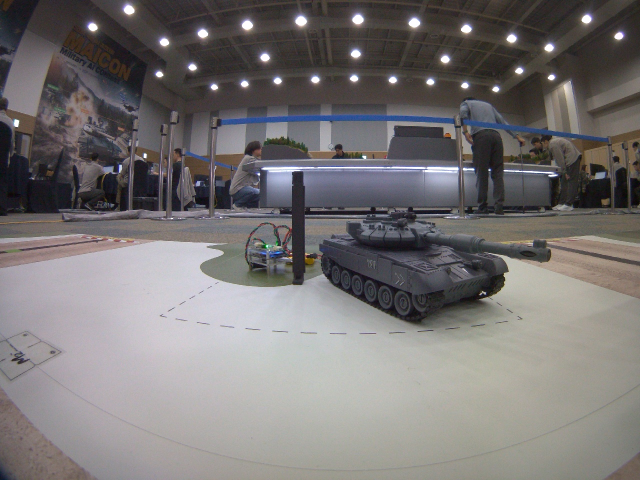
#> input picture OneObjectSection1/a0_e0_at0_et1_b1_o0/a0_e0_at0_et1_b1_o0 (2).jpg, 1280 x 960 px, found by its file name (shown at 1/2 size)
$ python ROI.py
#> lines starting #> are read from the running program, lines starting #| are printed output that depends on the picture

import cv2

# 이미지를 로드
image_path = "calibrated_OneObjectSection1/a0_e0_at0_et1_b1_o0/a0_e0_at0_et1_b1_o0 (2).jpg"  # 이미지 경로
image = cv2.imread(image_path)
#> image is the input picture: shape (960, 1280, 3); mean B, G, R 116.4, 116.5, 120

print(image.shape)
#| (960, 1280, 3)


roi = image[250:960, :]
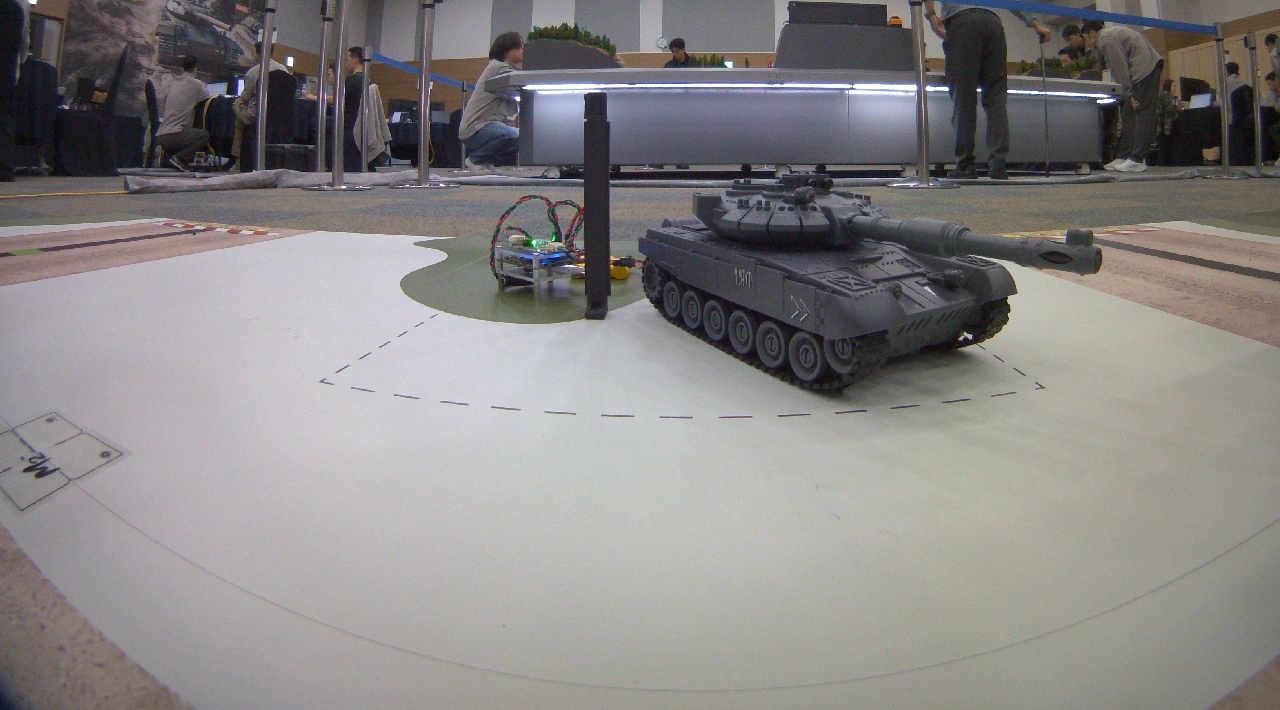
#> roi: shape (710, 1280, 3); mean B, G, R 132.8, 133, 136.1
# OpenCV의 imshow로 이미지 표시
cv2.imshow("Image Window", image)
cv2.imshow("roi Window", roi)

# 키 입력 대기 (0은 무한 대기)
cv2.waitKey(0)

# 모든 창 닫기
cv2.destroyAllWindows()
#710 1280

$ run again, with OneObjectSection1/a0_e0_at0_et1_b1_o0/a0_e0_at0_et1_b1_o0 (11).jpg copied over OneObjectSection1/a0_e0_at0_et1_b1_o0/a0_e0_at0_et1_b1_o0 (2).jpg
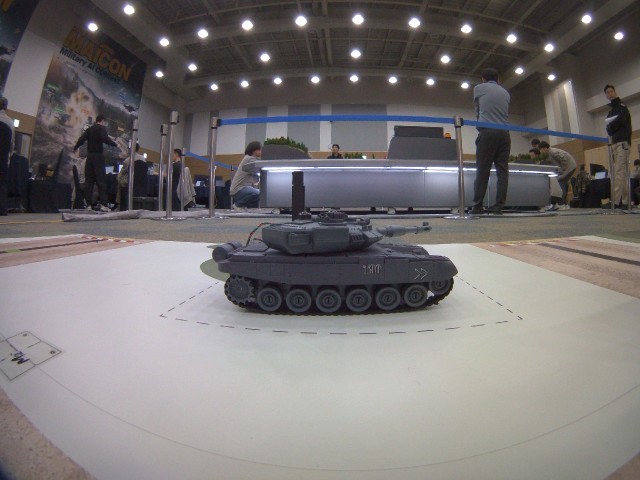
#> input picture OneObjectSection1/a0_e0_at0_et1_b1_o0/a0_e0_at0_et1_b1_o0 (11).jpg, 1280 x 960 px, found by its file name (shown at 1/2 size)
#> image is the input picture: shape (960, 1280, 3); mean B, G, R 117.8, 117.6, 121.4
#| (960, 1280, 3)
#> `roi = image[250:960, :]`:
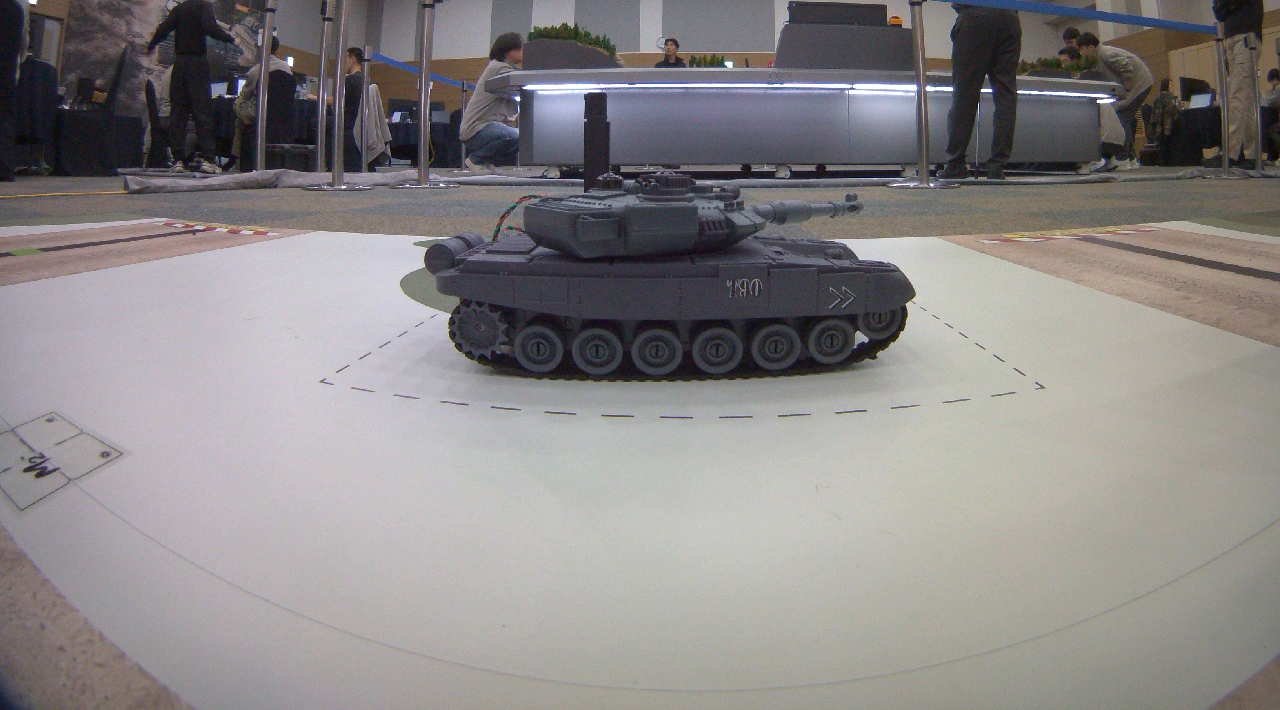
#> roi: shape (710, 1280, 3); mean B, G, R 134.5, 134.4, 137.9
